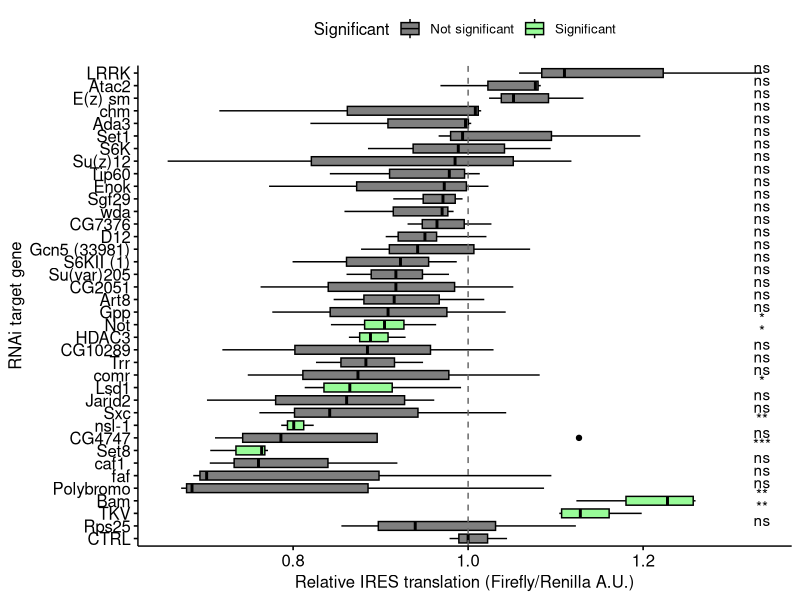
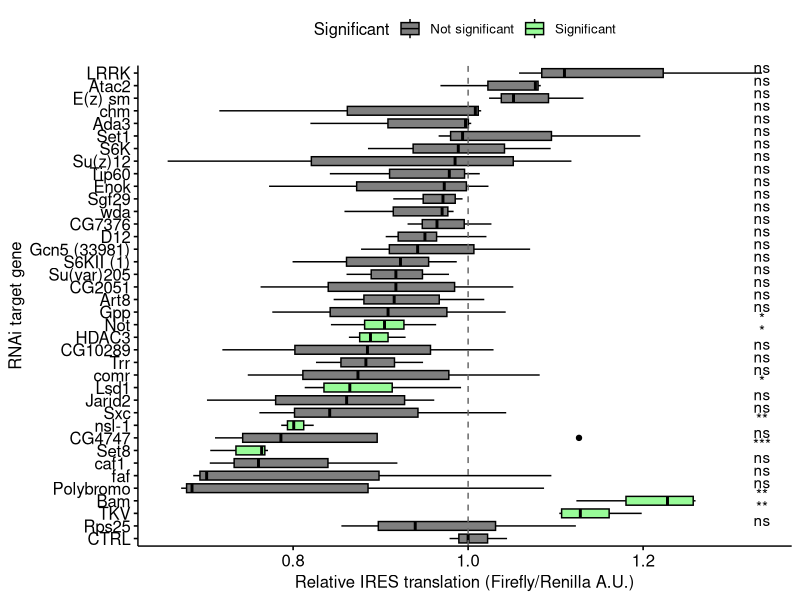

Write the R code that produced these figures, in order.
library(tidyverse)
library(openxlsx)
library(ggpubr)

raw = read.xlsx("data/plate1ratios11518.xlsx")
long = raw %>% 
  pivot_longer(cols = -Gene, names_to = "Replicate", values_to = "normalized_ratio", values_drop_na = TRUE)
long

replicated = long %>% 
  group_by(Gene) %>% 
  add_count() %>% 
  filter(n > 2) %>% 
  mutate(median_normalized_ratio = median(normalized_ratio)) %>% 
  arrange(median_normalized_ratio)

cat(paste(shQuote(unique(replicated$Gene), type="cmd"), collapse=", "))

gene_order = c("CTRL", "Rps25", "TKV", "Bam", "Polybromo", "faf", "caf1 ", "Set8", "CG4747", "nsl-1", "Sxc", "Jarid2", "Lsd1", 
               "comr", "Trr", "CG10289", "HDAC3", "Not", "Gpp", "Art8", "CG2051", "Su(var)205", 
               "S6KII (1)", "Gcn5 (33981)", "D12", "CG7376", "wda", "Sgf29", "Enok", 
               "Tip60", "Su(z)12", "S6K", "Set1", "Ada3", "chm", "E(z) sm", "Atac2", "LRRK")

replicated$Gene = factor(replicated$Gene, levels = gene_order)

stat_test = compare_means(normalized_ratio ~ Gene,  data = replicated,
              ref.group = "CTRL", method = "t.test")

significant_genes = stat_test %>% filter(p.signif != "ns") %>% pull(group2)


replicated$Significant = "Not significant"
replicated$Significant[replicated$Gene %in% significant_genes] = "Significant"

ggboxplot(replicated, x = "Gene", y = "normalized_ratio",
            desc_stat = "mean_sd", color = "black", fill="Significant")+
  xlab("RNAi target gene")+
  geom_hline(yintercept = 1, linetype='dashed', col = 'grey40')+
  ylab("Relative IRES translation (Firefly/Renilla A.U.)")+
  fill_palette(c("grey50", "palegreen"))+
  stat_compare_means(label = "p.signif", method = "t.test",
                   ref.group = "CTRL")+                   # Pairwise comparison against CTRL
  coord_flip()

ggsave("data/IRES_screen.png", width = 7, height = 10)

replicated %>% filter(Significant == "Significant") %>% summarise(unique(Gene))
replicated %>% filter(Gene == "Set8")
replicated %>% filter(Gene == "Bam")

all_RNAi_lines = read.xlsx("data/All_Alicia_RNAi_lines.xlsx")
match = all_RNAi_lines %>% filter(Protein %in% gene_order)
